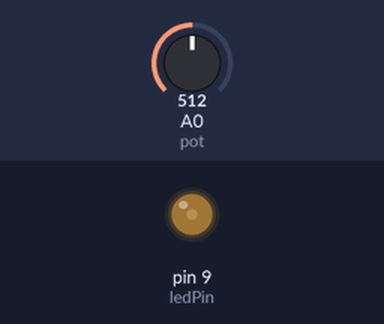
Recording of a sketch running on a simulated Arduino Uno, built with avr-gcc and run on an emulated ATmega328P. Shown: output pins drawn as LEDs (lit = HIGH). The inputs (shaded band) are chosen by the test bench; at power-on: A0 (pot) = 512.

Above: at 1.2 s.
1.3 s: A0 (pot) set to 122
At 2.42 s:
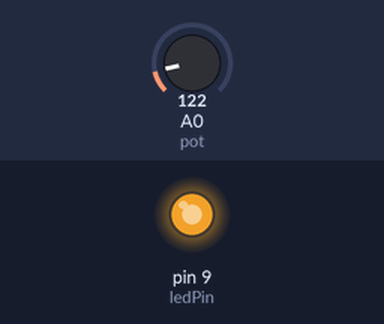
4.3 s: A0 (pot) set to 265
7.3 s: A0 (pot) set to 306
At 8.2 s:
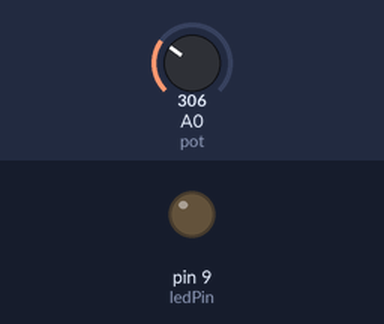
10.3 s: A0 (pot) set to 245
Timing chart, 0 to 14.3 s (numbered marks = the images above; inputs shaded):
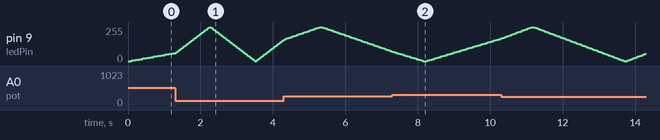

The sketch:

sketch_apr06e_pwm-A0-dianweiqi.ino
```cpp
/*
使用电位器（可调电阻）控制灯的亮度
Arduino通过模拟输入口A0读入经过电位器分压的电压，程序通过判断电压的大小，来调节LED的闪烁频率。
呼吸频率修改，即是修改每次亮度改变后的延时长短。
因此我们将原来的延时函数中固定的参数替换为变量time，通过time的变化，来调节LED呼吸频率的变化。

*/
int ledPin = 9; //
int pot = A0;
void setup() {

  // put your setup code here, to run once:
}

void loop() {
  //LEd逐渐变亮
  for(int fadeValue = 0;fadeValue <= 255;fadeValue += 5)
  {
    analogWrite(ledPin,fadeValue);
    int time = analogRead(pot)/5;//读取电位器输出电压 ÷5是未来缩短延时时间
    delay(time);

  }

  for(int fadeValue = 255;fadeValue >=0;fadeValue -=5)
  {
      analogWrite(ledPin,fadeValue);
      delay(analogRead(pot)/5);//同上
  }
  // put your main code here, to run repeatedly:

}
```
